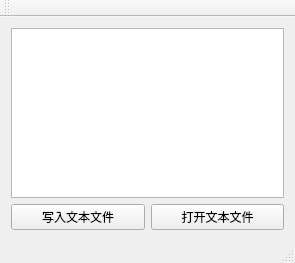
<?xml version="1.0" encoding="UTF-8"?>
<ui version="4.0">
 <class>testClassClass</class>
 <widget class="QMainWindow" name="testClassClass">
  <property name="geometry">
   <rect>
    <x>0</x>
    <y>0</y>
    <width>295</width>
    <height>263</height>
   </rect>
  </property>
  <property name="windowTitle">
   <string>testClass</string>
  </property>
  <widget class="QWidget" name="centralWidget">
   <layout class="QGridLayout" name="gridLayout">
    <item row="0" column="0" colspan="2">
     <widget class="QTextEdit" name="textEdit"/>
    </item>
    <item row="1" column="0">
     <widget class="QPushButton" name="pushButton_saveFile">
      <property name="text">
       <string>写入文本文件</string>
      </property>
     </widget>
    </item>
    <item row="1" column="1">
     <widget class="QPushButton" name="pushButton_openFile">
      <property name="text">
       <string>打开文本文件</string>
      </property>
     </widget>
    </item>
   </layout>
  </widget>
  <widget class="QMenuBar" name="menuBar">
   <property name="geometry">
    <rect>
     <x>0</x>
     <y>0</y>
     <width>295</width>
     <height>23</height>
    </rect>
   </property>
  </widget>
  <widget class="QToolBar" name="mainToolBar">
   <attribute name="toolBarArea">
    <enum>TopToolBarArea</enum>
   </attribute>
   <attribute name="toolBarBreak">
    <bool>false</bool>
   </attribute>
  </widget>
  <widget class="QStatusBar" name="statusBar"/>
 </widget>
 <layoutdefault spacing="6" margin="11"/>
 <resources>
  <include location="testClass.qrc"/>
 </resources>
 <connections/>
</ui>
